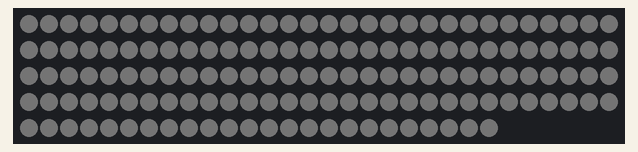
The sketch below on a simulated Arduino Uno, built for the host (arithmetic inside an expression is 32-bit, double 64-bit). Shown: 144 RGB LEDs in strip order, left to right, continuing on the next row. Dim RGB values are drawn brighter than linear; random numbers use the default seed unless the sketch sets one.

Above: at 0.16 s.
At 5.05 s:
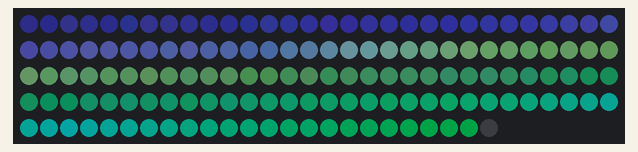
At 9.95 s:
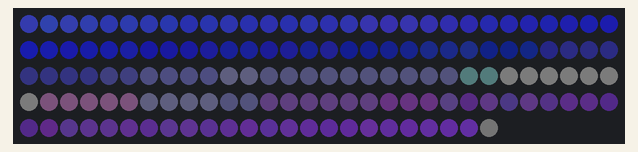
At 19.73 s:
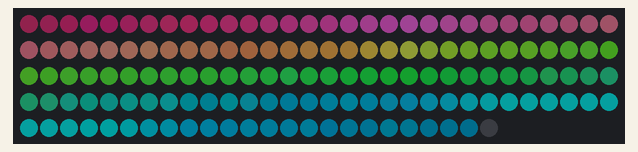
At 29.52 s:
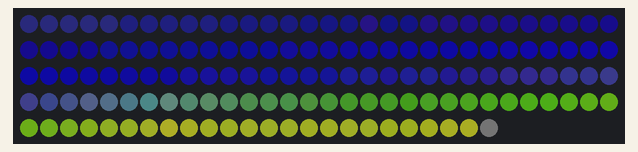
At 39.61 s:
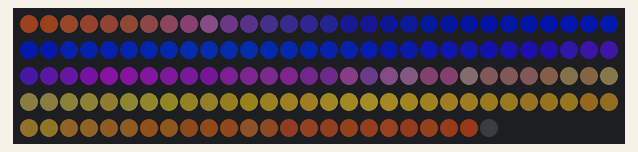

The sketch:

floaters.ino
```cpp
#include <FastLED.h>
#define NUM_LEDS 144
#define LED_PIN 2

#define MAX_BRIGHTNESS 50 // 255 max
#define FRAMES_PER_SECOND 60

#define NUM_OF_FLOATERS 5

CRGB leds[NUM_LEDS];

class Floater {
  public:
    float r; // radius
    float x; // position on x axis
    float v; // velocity
    float hueDrift; // speed at which hue changes

    // COLOR:
    float hue; // Hue
    float saturation; // Saturation
    float brightness; // Brightness

    Floater() {
      x = -200; // seems to be needed
    }
};

Floater floaters[NUM_OF_FLOATERS];

void setup() {
  FastLED.addLeds<WS2812B, LED_PIN, GRB>(leds, NUM_LEDS);
  FastLED.setMaxPowerInVoltsAndMilliamps(5, 500);
  FastLED.setDither(0);

  for(int i; i < NUM_OF_FLOATERS; i++) {
    createNewFloater(i);
  }
}

void loop() {
  FastLED.clear();

  fill();
  setMinMax();
  updatePositions();

  FastLED.show();
  FastLED.delay(1000 / FRAMES_PER_SECOND);
}

void updatePositions() {
  for (int i = 0; i < NUM_OF_FLOATERS; i++) {
    floaters[i].x = floaters[i].x + floaters[i].v;
    floaters[i].hue = floaters[i].hue + floaters[i].hueDrift;
  }
}

void fill() {
  for (int z = 0; z < NUM_OF_FLOATERS; z++) {

    if (floaters[z].x > NUM_LEDS + floaters[z].r || floaters[z].x < -floaters[z].r) {
      createNewFloater(z);
    }

    // For all LEDs within the radius of x position, add HSL based on dropoff gradient
    int lowest = floor(floaters[z].x - floaters[z].r);
    int highest = ceil(floaters[z].x + floaters[z].r);

    for (int i = lowest; i < highest; i++) {

      float brightnessScaler = sq(1 - abs(floaters[z].x - i) / floaters[z].r);
      float hueScaler = 1 - sq(abs(floaters[z].x - i) / (floaters[z].r));

      if (i >= 0 && i < NUM_LEDS - 1) {
        leds[i] += CHSV(floaters[z].hue,
                        max(floaters[z].saturation * hueScaler, 1),
                        max(min(floaters[z].brightness * brightnessScaler, 200), 1));
      }
    }

  }
}

// set minimum and maximum brightness
void setMinMax() {
  for (int i = 0; i < NUM_LEDS; i++) {
    leds[i] += CHSV(0, 0, 1); // minimum brightness = 1
    leds[i].r = min(leds[i].r, MAX_BRIGHTNESS);
    leds[i].g = min(leds[i].g, MAX_BRIGHTNESS);
    leds[i].b = min(leds[i].b, MAX_BRIGHTNESS);
  }
}

void createNewFloater(int i) {
  floaters[i].r = random(20, 100);
  floaters[i].v = random(2, 12) / 10.0;
  floaters[i].hue = random(0, 255);
  floaters[i].saturation = random(150, 255);
  floaters[i].brightness = random(100, 200);
  floaters[i].hueDrift = random(0, 10) / 20.0;

  bool direction = random(0, 2);

  if (direction) {
    floaters[i].x = -floaters[i].r;
  } else {
    floaters[i].x = NUM_LEDS + floaters[i].r;
    floaters[i].v = -floaters[i].v;
  }
}
```
